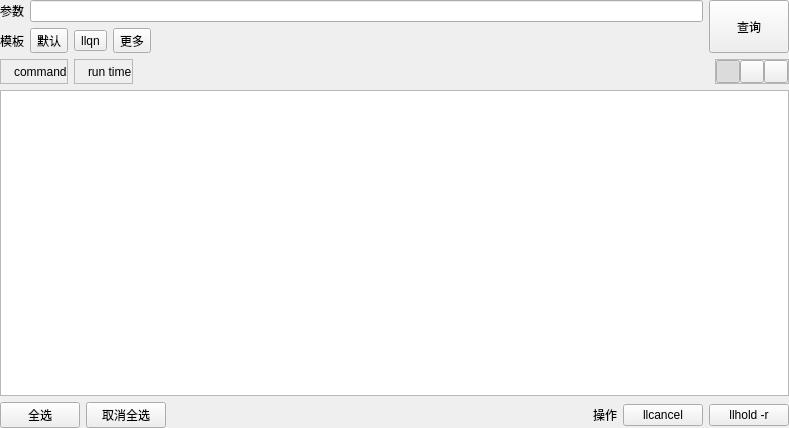
<?xml version="1.0" encoding="UTF-8"?>
<ui version="4.0">
 <class>LoadLevelerMonitor::Panels::LlqPanel</class>
 <widget class="QWidget" name="LoadLevelerMonitor::Panels::LlqPanel">
  <property name="geometry">
   <rect>
    <x>0</x>
    <y>0</y>
    <width>789</width>
    <height>428</height>
   </rect>
  </property>
  <property name="windowTitle">
   <string>Form</string>
  </property>
  <layout class="QGridLayout" name="gridLayout_4">
   <property name="leftMargin">
    <number>0</number>
   </property>
   <property name="topMargin">
    <number>0</number>
   </property>
   <property name="rightMargin">
    <number>0</number>
   </property>
   <property name="bottomMargin">
    <number>0</number>
   </property>
   <item row="2" column="0">
    <widget class="QStackedWidget" name="view_area_stacked_widget">
     <property name="currentIndex">
      <number>0</number>
     </property>
     <widget class="QWidget" name="table_style_page">
      <layout class="QGridLayout" name="gridLayout">
       <property name="leftMargin">
        <number>0</number>
       </property>
       <property name="topMargin">
        <number>0</number>
       </property>
       <property name="rightMargin">
        <number>0</number>
       </property>
       <property name="bottomMargin">
        <number>0</number>
       </property>
       <property name="spacing">
        <number>0</number>
       </property>
       <item row="0" column="0">
        <widget class="QTableView" name="table_view">
         <property name="sizeAdjustPolicy">
          <enum>QAbstractScrollArea::AdjustToContents</enum>
         </property>
         <property name="editTriggers">
          <set>QAbstractItemView::NoEditTriggers</set>
         </property>
         <property name="alternatingRowColors">
          <bool>true</bool>
         </property>
         <property name="sortingEnabled">
          <bool>true</bool>
         </property>
         <attribute name="verticalHeaderVisible">
          <bool>false</bool>
         </attribute>
        </widget>
       </item>
      </layout>
     </widget>
     <widget class="QWidget" name="chart_style_page">
      <layout class="QGridLayout" name="gridLayout_2">
       <property name="leftMargin">
        <number>0</number>
       </property>
       <property name="topMargin">
        <number>0</number>
       </property>
       <property name="rightMargin">
        <number>0</number>
       </property>
       <property name="bottomMargin">
        <number>0</number>
       </property>
       <property name="spacing">
        <number>0</number>
       </property>
       <item row="0" column="0">
        <widget class="QGraphicsView" name="chart_view"/>
       </item>
      </layout>
     </widget>
     <widget class="QWidget" name="text_sytel_page">
      <layout class="QGridLayout" name="gridLayout_3">
       <property name="leftMargin">
        <number>0</number>
       </property>
       <property name="topMargin">
        <number>0</number>
       </property>
       <property name="rightMargin">
        <number>0</number>
       </property>
       <property name="bottomMargin">
        <number>0</number>
       </property>
       <property name="spacing">
        <number>0</number>
       </property>
       <item row="0" column="0">
        <widget class="QTextBrowser" name="text_view"/>
       </item>
      </layout>
     </widget>
    </widget>
   </item>
   <item row="1" column="0">
    <widget class="QWidget" name="view_area_header_widget" native="true">
     <layout class="QGridLayout" name="gridLayout_8">
      <property name="leftMargin">
       <number>0</number>
      </property>
      <property name="topMargin">
       <number>0</number>
      </property>
      <property name="rightMargin">
       <number>0</number>
      </property>
      <property name="bottomMargin">
       <number>0</number>
      </property>
      <property name="verticalSpacing">
       <number>0</number>
      </property>
      <item row="0" column="0">
       <widget class="QFrame" name="query_command_frame">
        <property name="frameShape">
         <enum>QFrame::StyledPanel</enum>
        </property>
        <property name="frameShadow">
         <enum>QFrame::Raised</enum>
        </property>
        <layout class="QGridLayout" name="gridLayout_6">
         <property name="leftMargin">
          <number>0</number>
         </property>
         <property name="topMargin">
          <number>0</number>
         </property>
         <property name="rightMargin">
          <number>0</number>
         </property>
         <property name="bottomMargin">
          <number>0</number>
         </property>
         <property name="verticalSpacing">
          <number>0</number>
         </property>
         <item row="0" column="0">
          <widget class="QLabel" name="query_command_icon_label">
           <property name="text">
            <string/>
           </property>
           <property name="pixmap">
            <pixmap resource="../loadleveler_monitor.qrc">:/loadleveler_monitor/images/repo_16.png</pixmap>
           </property>
          </widget>
         </item>
         <item row="0" column="1">
          <widget class="QLabel" name="query_command_label">
           <property name="text">
            <string>command</string>
           </property>
          </widget>
         </item>
        </layout>
       </widget>
      </item>
      <item row="0" column="1">
       <widget class="QFrame" name="query_time_frame">
        <property name="frameShape">
         <enum>QFrame::StyledPanel</enum>
        </property>
        <property name="frameShadow">
         <enum>QFrame::Raised</enum>
        </property>
        <layout class="QGridLayout" name="gridLayout_7">
         <property name="leftMargin">
          <number>0</number>
         </property>
         <property name="topMargin">
          <number>0</number>
         </property>
         <property name="rightMargin">
          <number>0</number>
         </property>
         <property name="bottomMargin">
          <number>0</number>
         </property>
         <property name="verticalSpacing">
          <number>0</number>
         </property>
         <item row="0" column="0">
          <widget class="QLabel" name="query_time_icon_label">
           <property name="text">
            <string/>
           </property>
           <property name="pixmap">
            <pixmap resource="../loadleveler_monitor.qrc">:/loadleveler_monitor/images/clock_16.png</pixmap>
           </property>
          </widget>
         </item>
         <item row="0" column="1">
          <widget class="QLabel" name="query_time_label">
           <property name="text">
            <string>run time</string>
           </property>
          </widget>
         </item>
        </layout>
       </widget>
      </item>
      <item row="0" column="2">
       <spacer name="horizontalSpacer">
        <property name="orientation">
         <enum>Qt::Horizontal</enum>
        </property>
        <property name="sizeHint" stdset="0">
         <size>
          <width>559</width>
          <height>20</height>
         </size>
        </property>
       </spacer>
      </item>
      <item row="0" column="3">
       <widget class="QFrame" name="style_group_frame">
        <property name="frameShape">
         <enum>QFrame::StyledPanel</enum>
        </property>
        <property name="frameShadow">
         <enum>QFrame::Raised</enum>
        </property>
        <layout class="QGridLayout" name="gridLayout_5">
         <property name="leftMargin">
          <number>0</number>
         </property>
         <property name="topMargin">
          <number>0</number>
         </property>
         <property name="rightMargin">
          <number>0</number>
         </property>
         <property name="bottomMargin">
          <number>0</number>
         </property>
         <property name="spacing">
          <number>0</number>
         </property>
         <item row="0" column="0">
          <widget class="QToolButton" name="table_style_button">
           <property name="toolTip">
            <string>表格</string>
           </property>
           <property name="text">
            <string/>
           </property>
           <property name="icon">
            <iconset resource="../loadleveler_monitor.qrc">
             <normaloff>:/loadleveler_monitor/images/table-style.png</normaloff>:/loadleveler_monitor/images/table-style.png</iconset>
           </property>
           <property name="checkable">
            <bool>true</bool>
           </property>
           <property name="checked">
            <bool>true</bool>
           </property>
          </widget>
         </item>
         <item row="0" column="1">
          <widget class="QToolButton" name="chart_style_button">
           <property name="toolTip">
            <string>图形</string>
           </property>
           <property name="text">
            <string/>
           </property>
           <property name="icon">
            <iconset resource="../loadleveler_monitor.qrc">
             <normaloff>:/loadleveler_monitor/images/chart-style.png</normaloff>:/loadleveler_monitor/images/chart-style.png</iconset>
           </property>
           <property name="checkable">
            <bool>true</bool>
           </property>
          </widget>
         </item>
         <item row="0" column="2">
          <widget class="QToolButton" name="text_style_button">
           <property name="toolTip">
            <string>文本</string>
           </property>
           <property name="text">
            <string/>
           </property>
           <property name="icon">
            <iconset resource="../loadleveler_monitor.qrc">
             <normaloff>:/loadleveler_monitor/images/text-style.png</normaloff>:/loadleveler_monitor/images/text-style.png</iconset>
           </property>
           <property name="checkable">
            <bool>true</bool>
           </property>
          </widget>
         </item>
        </layout>
       </widget>
      </item>
     </layout>
    </widget>
   </item>
   <item row="3" column="0">
    <layout class="QHBoxLayout" name="buttom_layout">
     <item>
      <widget class="QPushButton" name="check_all_button">
       <property name="text">
        <string>全选</string>
       </property>
      </widget>
     </item>
     <item>
      <widget class="QPushButton" name="uncheck_all_button">
       <property name="text">
        <string>取消全选</string>
       </property>
      </widget>
     </item>
     <item>
      <spacer name="horizontalSpacer_3">
       <property name="orientation">
        <enum>Qt::Horizontal</enum>
       </property>
       <property name="sizeHint" stdset="0">
        <size>
         <width>40</width>
         <height>20</height>
        </size>
       </property>
      </spacer>
     </item>
     <item>
      <widget class="QLabel" name="label_7">
       <property name="text">
        <string>操作</string>
       </property>
      </widget>
     </item>
     <item>
      <widget class="QPushButton" name="llcancel_command_button">
       <property name="text">
        <string>llcancel</string>
       </property>
      </widget>
     </item>
     <item>
      <widget class="QPushButton" name="llhold_r_command_button">
       <property name="text">
        <string>llhold -r</string>
       </property>
      </widget>
     </item>
    </layout>
   </item>
   <item row="0" column="0">
    <layout class="QGridLayout" name="query_layout">
     <item row="0" column="0">
      <layout class="QHBoxLayout" name="horizontalLayout">
       <item>
        <widget class="QLabel" name="label_6">
         <property name="text">
          <string>参数</string>
         </property>
        </widget>
       </item>
       <item>
        <widget class="QLineEdit" name="argument_edit"/>
       </item>
      </layout>
     </item>
     <item row="0" column="1" rowspan="2">
      <widget class="QPushButton" name="query_button">
       <property name="sizePolicy">
        <sizepolicy hsizetype="Minimum" vsizetype="Expanding">
         <horstretch>0</horstretch>
         <verstretch>0</verstretch>
        </sizepolicy>
       </property>
       <property name="text">
        <string>查询</string>
       </property>
      </widget>
     </item>
     <item row="1" column="0">
      <layout class="QHBoxLayout" name="horizontalLayout_3">
       <item>
        <widget class="QLabel" name="label_9">
         <property name="text">
          <string>模板</string>
         </property>
        </widget>
       </item>
       <item>
        <layout class="QHBoxLayout" name="template_layout">
         <item>
          <widget class="QToolButton" name="default_template_button">
           <property name="minimumSize">
            <size>
             <width>0</width>
             <height>20</height>
            </size>
           </property>
           <property name="text">
            <string>默认</string>
           </property>
           <property name="checkable">
            <bool>true</bool>
           </property>
          </widget>
         </item>
         <item>
          <widget class="QToolButton" name="llqn_template_button">
           <property name="minimumSize">
            <size>
             <width>0</width>
             <height>20</height>
            </size>
           </property>
           <property name="text">
            <string>llqn</string>
           </property>
           <property name="checkable">
            <bool>true</bool>
           </property>
          </widget>
         </item>
         <item>
          <widget class="QToolButton" name="more_template_button">
           <property name="minimumSize">
            <size>
             <width>0</width>
             <height>20</height>
            </size>
           </property>
           <property name="text">
            <string>更多</string>
           </property>
           <property name="checkable">
            <bool>true</bool>
           </property>
          </widget>
         </item>
        </layout>
       </item>
       <item>
        <spacer name="horizontalSpacer_2">
         <property name="orientation">
          <enum>Qt::Horizontal</enum>
         </property>
         <property name="sizeHint" stdset="0">
          <size>
           <width>40</width>
           <height>20</height>
          </size>
         </property>
        </spacer>
       </item>
      </layout>
     </item>
    </layout>
   </item>
  </layout>
  <action name="action_table_style">
   <property name="checkable">
    <bool>true</bool>
   </property>
   <property name="icon">
    <iconset resource="../loadleveler_monitor.qrc">
     <normaloff>:/loadleveler_monitor/images/table-style.png</normaloff>:/loadleveler_monitor/images/table-style.png</iconset>
   </property>
   <property name="text">
    <string>Table Style</string>
   </property>
   <property name="toolTip">
    <string>Table Style</string>
   </property>
  </action>
  <action name="action_chart_style">
   <property name="checkable">
    <bool>true</bool>
   </property>
   <property name="icon">
    <iconset resource="../loadleveler_monitor.qrc">
     <normaloff>:/loadleveler_monitor/images/chart-style.png</normaloff>:/loadleveler_monitor/images/chart-style.png</iconset>
   </property>
   <property name="text">
    <string>Chart Style</string>
   </property>
   <property name="toolTip">
    <string>Chart Style</string>
   </property>
  </action>
  <action name="action_text_style">
   <property name="checkable">
    <bool>true</bool>
   </property>
   <property name="icon">
    <iconset resource="../loadleveler_monitor.qrc">
     <normaloff>:/loadleveler_monitor/images/text-style.png</normaloff>:/loadleveler_monitor/images/text-style.png</iconset>
   </property>
   <property name="text">
    <string>Text Style</string>
   </property>
   <property name="toolTip">
    <string>Text Style</string>
   </property>
  </action>
  <action name="action_default_template">
   <property name="checkable">
    <bool>true</bool>
   </property>
   <property name="text">
    <string>默认</string>
   </property>
   <property name="toolTip">
    <string>default template</string>
   </property>
  </action>
  <action name="action_llqn_template">
   <property name="checkable">
    <bool>true</bool>
   </property>
   <property name="text">
    <string>llqn</string>
   </property>
   <property name="toolTip">
    <string>llqn template</string>
   </property>
  </action>
  <action name="action_more_template">
   <property name="checkable">
    <bool>true</bool>
   </property>
   <property name="text">
    <string>更多</string>
   </property>
  </action>
 </widget>
 <resources>
  <include location="../loadleveler_monitor.qrc"/>
 </resources>
 <connections/>
</ui>
